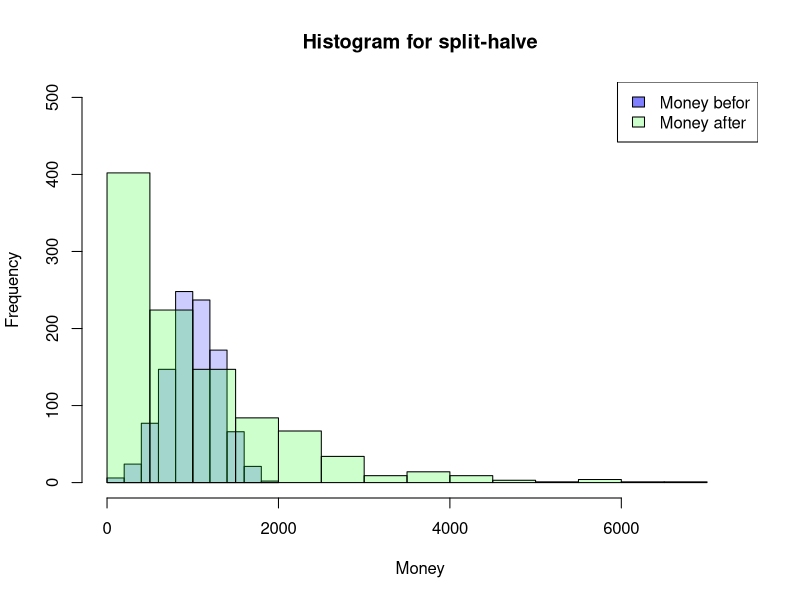
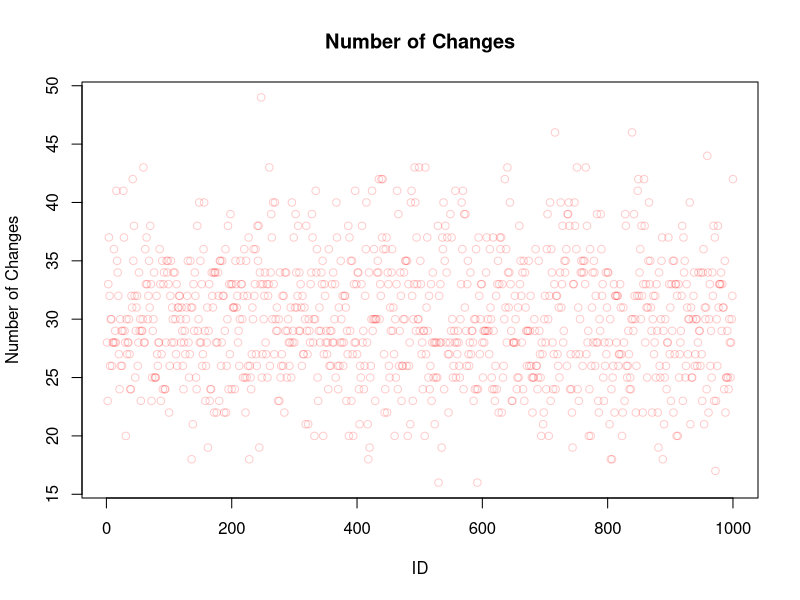
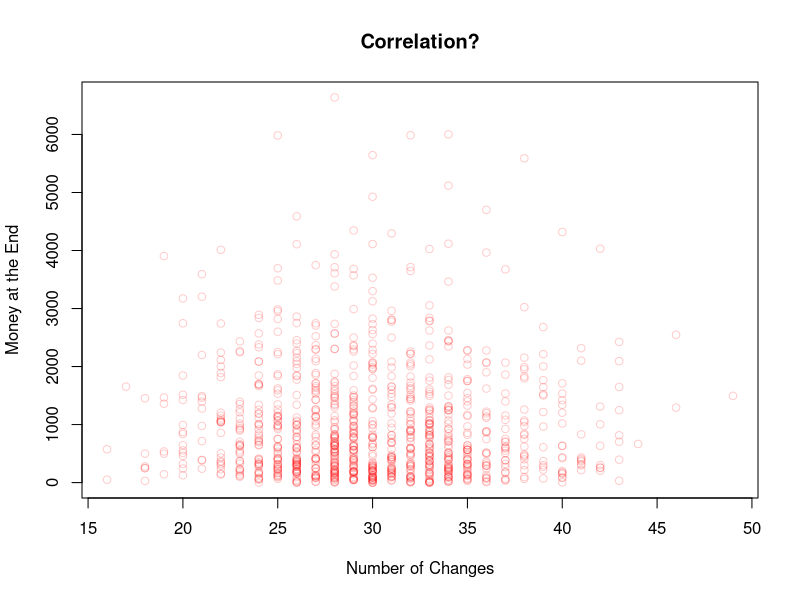
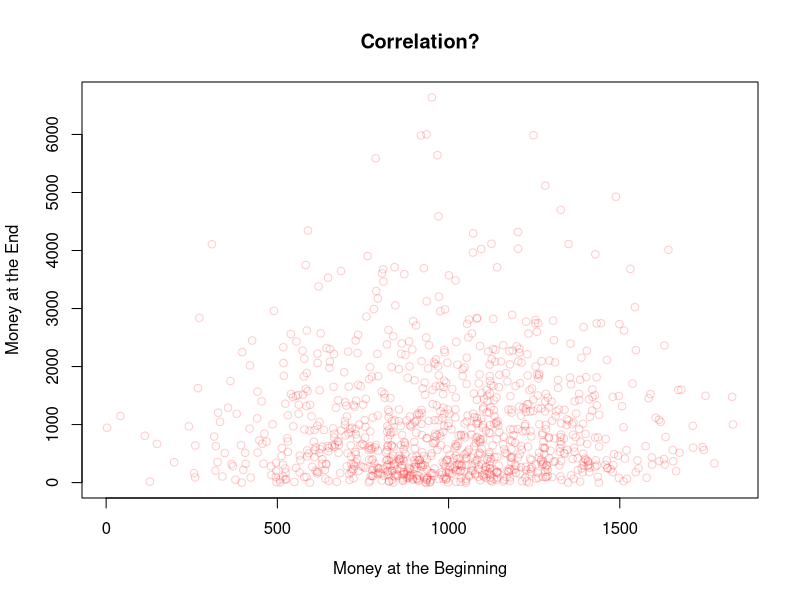
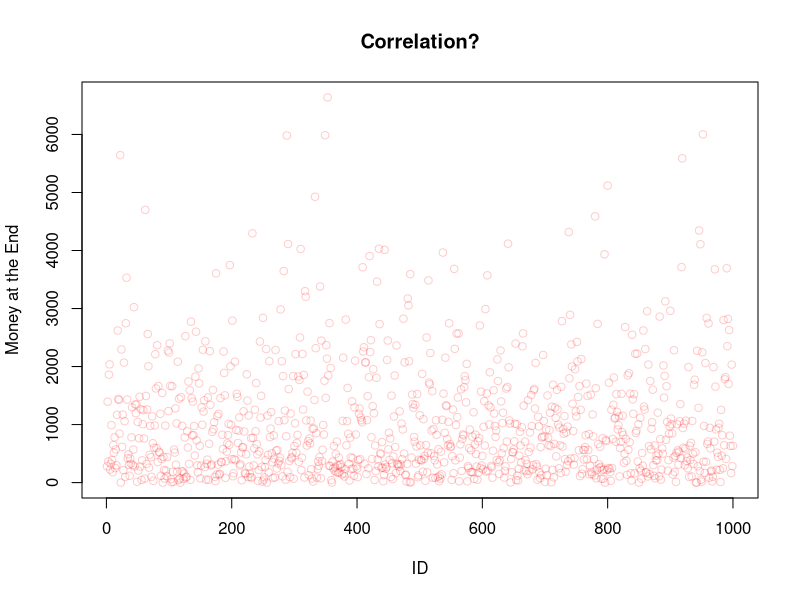

Here is the R script that generated these plots, in order:
n <- 20

SplitHalve <- function(nAgent,maxExchange,Money_mean=1000,Money_sd=300) {
  df <- data.frame(ID=seq(1,nAgent),
                   nE=0,
                   Ms=rnorm(nAgent, mean = Money_mean, sd = Money_sd),
                   MT=0,Me=0)
  df$Me <- df$Ms
  iE <- 1
  while (iE <= maxExchange) {
    df$MT <- df$Me
    rdf <- sample(df[df$nE < iE,"ID"], size=2)
    df[(df$ID == rdf[1] | df$ID == rdf[2]),"nE"] <-
      df[(df$ID == rdf[1] | df$ID == rdf[2]),"nE"]+1
    df[(df$ID == rdf[1] | df$ID == rdf[2]),"Me"] <-
      sum(df[(df$ID == rdf[1] | df$ID == rdf[2]),"MT"])/2
    if (NROW(df[df$nE < iE,"ID"]) < 2) {
      iE <- iE+1
      }
  }
  return(df)
}

df <- SplitHalve(1000,30)
sum(df$nE)

SplitHalve2 <- function(nAgent,maxExchange,Money_mean=1000,Money_sd=300) {
  df <- data.frame(ID=seq(1,nAgent),
                   nE=0,
                   Ms=rnorm(nAgent, mean = Money_mean, sd = Money_sd),
                   MT=0,Me=0)
  df$Me <- df$Ms
  iE <- 1
  while (iE <= maxExchange) {
    df$MT <- df$Me
    rdf <- sample(df$ID, size=2)
    df[(df$ID == rdf[1] | df$ID == rdf[2]),"nE"] <-
      df[(df$ID == rdf[1] | df$ID == rdf[2]),"nE"]+1
    df[(df$ID == rdf[1] | df$ID == rdf[2]),"Me"] <-
      sum(df[(df$ID == rdf[1] | df$ID == rdf[2]),"MT"])/2
    iE <- iE+1
  }
  return(df)
}

df <- SplitHalve2(1000,15000)

SplitRandom <- function(nAgent,maxExchange,Money_mean=1000,Money_sd=300) {
  df <- data.frame(ID=seq(1,nAgent),
                   nE=0,
                   Ms=rnorm(nAgent, mean = Money_mean, sd = Money_sd),
                   MT=0,Me=0)
  df$Me <- df$Ms
  iE <- 1
  while (iE <= maxExchange) {
    df$MT <- df$Me
    rdf <- sample(df$ID, size=2)
    rds <- sample(0:100, size=1)/100
    df[(df$ID == rdf[1] | df$ID == rdf[2]),"nE"] <-
      df[(df$ID == rdf[1] | df$ID == rdf[2]),"nE"]+1
    df[(df$ID == rdf[1] | df$ID == rdf[2]),"Me"] <-
      sum(df[(df$ID == rdf[1] | df$ID == rdf[2]),"MT"])*c(rds,1-rds)
    iE <- iE+1
  }
  return(df)
}

sample ( 0:100 , 1 )/100
30*c(0.2,0.8)

df <- SplitRandom(1000,15000)

summary(df)
hist(df$Ms, xlab="Money",main="Histogram for split-halve",
     col=rgb(0,0,1,0.2),
     xlim=c(0,max(c(df$Me,df$Ms)))*1.1,ylim=c(0,nrow(df)/2))
hist(df$Me, col=rgb(0,1,0,0.2),
     add=TRUE)
legend('topright', c('Money befor', 'Money after'),
       fill=c(rgb(0,0,1,0.5), rgb(0,1,0,0.2)))

plot(df$ID,df$nE,main="Number of Changes",
     xlab="ID",ylab="Number of Changes",
     col=rgb(1,0,0,0.2))


plot(df$nE,df$Me,main="Correlation?",
     xlab="Number of Changes",ylab="Money at the End",
     col=rgb(1,0,0,0.2))

plot(df$Ms,df$Me,main="Correlation?",
     xlab="Money at the Beginning",ylab="Money at the End",
     col=rgb(1,0,0,0.2))

plot(df$ID,df$Me,main="Correlation?",
     xlab="ID",ylab="Money at the End",
     col=rgb(1,0,0,0.2))
